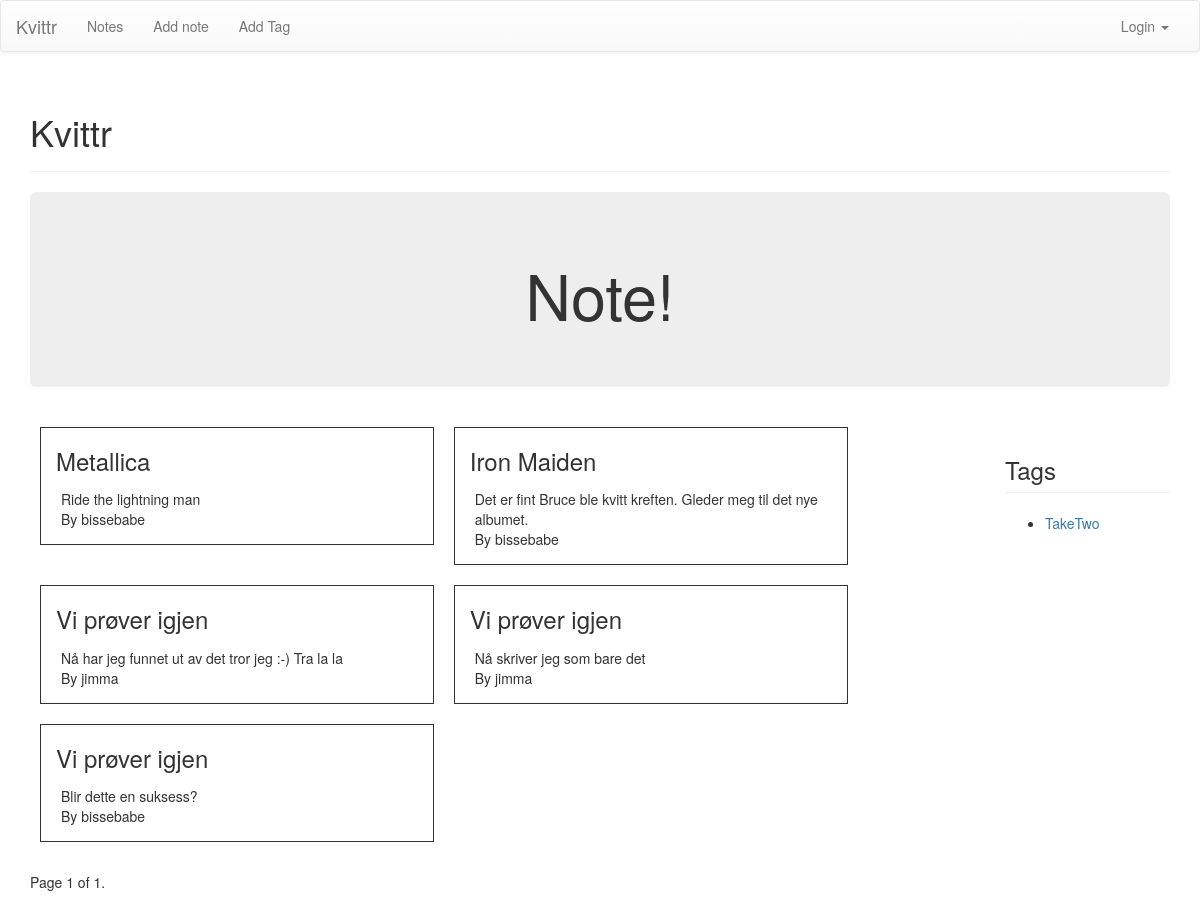
/, run on an earlier commit of the app's database.
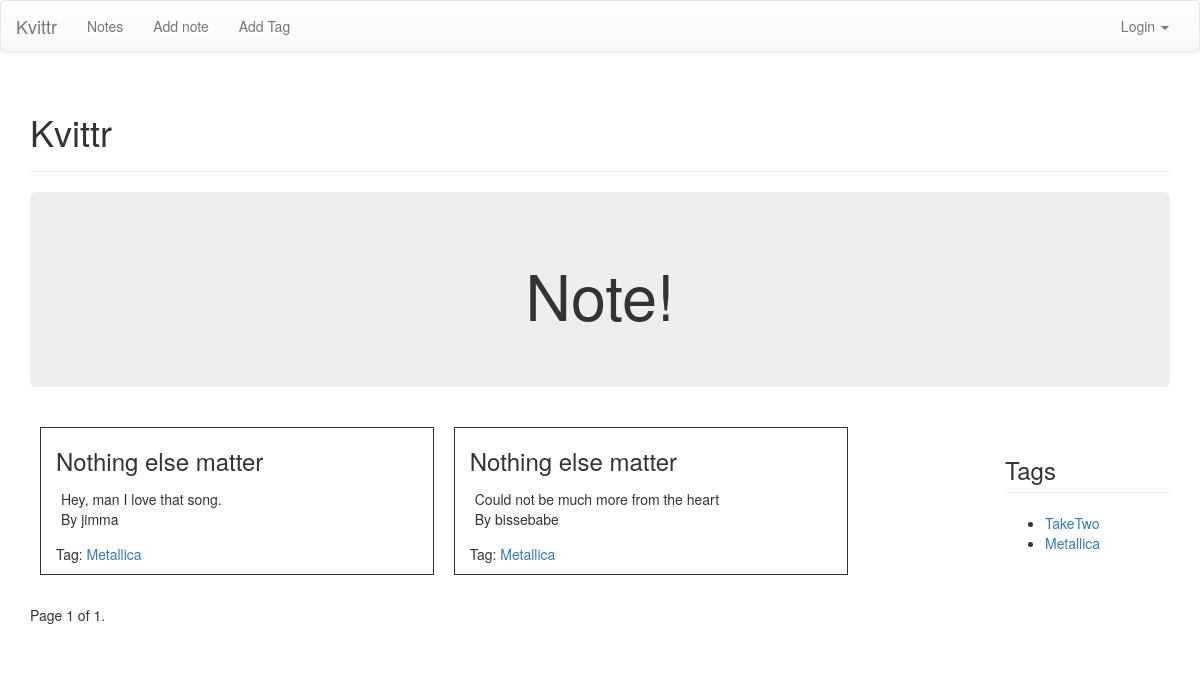
And on a later commit of the database.
### notes/models.py (models this page shows, shortened)
class Note(models.Model):
	label = models.CharField(max_length = 30)
	body = models.TextField()
	timestamp = models.DateTimeField(auto_now_add=True)
	tags = models.ManyToManyField('Tag', related_name='notes')
	author = models.ForeignKey(User)

class Tag(models.Model):
	label = models.CharField(max_length = 30)
	slug = models.SlugField(max_length=30)
	def __unicode__(self):
		return self.label

### kvittr/views.py (the view)
# urls.py: url(r'^$', home_view, name='home'),
def home_view(request):
	notes = Note.objects.all().order_by('-timestamp')
	page_number = request.GET.get('page')
	paginator = Paginator(notes, 5)
	try:
		notes = paginator.page(page_number)
	except PageNotAnInteger:
		notes = paginator.page(1)
	except EmptyPage:
		notes = paginator.page(paginator.num_pages)
	tags = Tag.objects.all()
	context = {
		'notes': notes,
		'tags': tags
		}
	return render(request, 'home.html', context)

### templates/home.html (shortened to what this page needs)
{% extends 'base.html' %}
{% block pagecontent %}
<div class="jumbotron">
	<h1 align="center">Note!</h1>
</div>
<div class="row">
{% if user.is_authenticated %}
	<div class="col-sm-10">
		{% if notes%}
			{% for note in notes %}
				<div class="col-sm-5" style="border: 1px solid; margin: 10px;">
					<h3 class="page-header"> {{ note.label }}</h3>
					<div style="padding: 5px;"> {{ note.body }}</div>
					{% for tag in note.tags.all %}
						<p>Tag: <a href="{% url 'notes:tagsearch' slug=tag.slug %}">{{tag}}</a></p>
					{% endfor %}
					<div>
						<p style="float: left;">By {{ note.author }}</p>
						{% if note and note.author == request.user %}
							<a style="float: right;" href="{% url 'notes:addnote' %}?id={{note.id}}">Edit Note</a>
						{% endif %}
					</div>
				</div>
			{% endfor %}
		{% else %}
			<div class="col-sm-12">
				<h3>No notes yet</h3>
			</div>
		{% endif %}
	</div>
	<div class="col-sm-2">
		<h3 class="page-header">Tags</h3>
		<ul>
			{% if tags %}
				{% for tag in tags %}
					<li>
						<a href="{% url 'notes:tagsearch' slug=tag.slug %}">{{tag}}</a>
						<ul>
							<li>
								<a href="{% url 'notes:addtag' %}?id={{tag.id}}">Edit tag</a>
							</li>
						</ul>
					</li>
				{% endfor %}
			{% else %}
				<div class="alert alert-warning">No tags yet</div>
			{% endif %}
		</ul>
	</div>
{% else %}
	<div class="col-sm-10">
		{% if notes%}
			{% for note in notes %}
				<div class="col-sm-5" style="border: 1px solid; margin: 10px;">
					<h3> {{ note.label }}</h3>
					<div style="padding: 5px;">
						{{ note.body }}
						<p>By {{ note.author }}</p>
					</div>
					{% for tag in note.tags.all %}
						<p>Tag: <a href="{% url 'notes:tagsearch' slug=tag.slug %}">{{tag}}</a></p>
					{% endfor %}
				</div>
			{% endfor %}
		{% endif %}
	</div>
	<div class="col-sm-2">
		<h3 class="page-header">Tags</h3>
		<ul>
			{% if tags %}
				{% for tag in tags %}
					<li>
						<a href="{% url 'notes:tagsearch' slug=tag.slug %}">{{tag}}</a>
					</li>
				{% endfor %}
			{% endif %}
		</ul>
	</div>
{% endif %}
</div>
<div class="pagination">
	<span class"step-links">
    <span class="current">
    	Page {{ notes.number }} of {{ notes.paginator.num_pages }}.
    </span>
  </span>
</div>
{% endblock pagecontent %}

### templates/base.html (shortened to what this page needs)
{% extends 'site_base.html' %}
{% block body %}
	 <nav class="navbar navbar-default" role="navigation">
      <div class="container-fluid">
        <div class="navbar-header">
          <a class="navbar-brand" href="{% url 'home' %}">Kvittr</a>
        </div>
        <div class="collapse navbar-collapse" id="bs-example-navbar-collapse-1">
          <ul class="nav navbar-nav">
            <li class="">
                <a href="{% url 'notes:index' %}">Notes</a>
            </li>
            <li class="">
              <a href="{% url 'notes:addnote' %}">Add note</a>
            </li>
            <li>
              <a href="{% url 'notes:addtag' %}">Add Tag</a>
            </li>
          </ul>
          <ul class="nav navbar-nav navbar-right">
            {% if user.is_anonymous %}
                <li class="dropdown">
                  <a href="#" class="dropdown-toggle" data-toggle="dropdown">Login <span class="caret"></span></a>
                </li>
            {% endif %}
          </ul>
        </div>
      </div>
    </nav>
    <div class="container">
        <div class="page-header">
            <h1>Kvittr <small>{% block subheader %}{% endblock %}</small></h1>
        </div>
        {% block pagecontent %}
        {% endblock pagecontent%}
    </div>
{% endblock body %}

### templates/site_base.html (shortened to what this page needs)
{% load staticfiles %}
<!DOCTYPE html>
<html lang="en">
  <head>
    {% block stylesheets %}
    <link rel="stylesheet" href="https://maxcdn.bootstrapcdn.com/bootstrap/3.2.0/css/bootstrap.min.css">
    <link rel="stylesheet" href="https://maxcdn.bootstrapcdn.com/bootstrap/3.2.0/css/bootstrap-theme.min.css">
    <link rel="stylesheet" type="text/css" href="{% static 'kvittr/style.css' %}" />
    {% endblock stylesheets %}
  </head>
  <body>
    {% block body %}
    {% endblock %}
  </body>
</html>

What changed in the data, as far as the page shows it:
removed Note: label "Metallica", body "Ride the lightning man", author "bissebabe"
removed Note: label "Iron Maiden", body "Det er fint Bruce ble kvitt kreften. Gleder meg til det nye albumet.", author "bissebabe"
removed Note: label "Vi prøver igjen", body "Nå har jeg funnet ut av det tror jeg :-) Tra la la", author "jimma"
removed Note: label "Vi prøver igjen", body "Nå skriver jeg som bare det", author "jimma"
removed Note: label "Vi prøver igjen", body "Blir dette en suksess?", author "bissebabe"
added Note: label "Nothing else matter", body "Hey, man I love that song.", author "jimma"
added Tag: label "Metallica"
added Note: label "Nothing else matter", body "Could not be much more from the heart", author "bissebabe"
